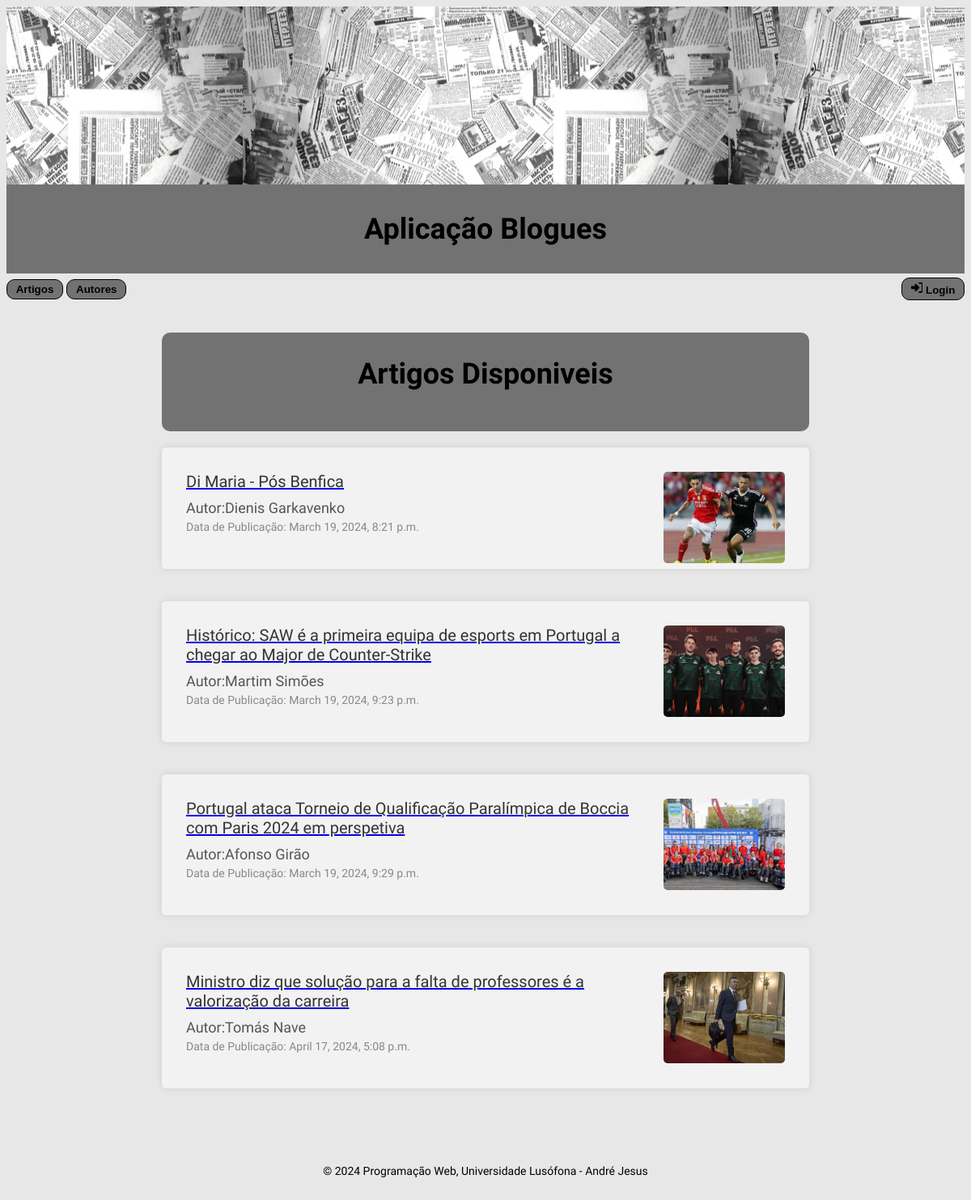
Page /blogues/ on the committed database.
### blogues/models.py (models this page shows, shortened)
class Artigo(models.Model):
    id = models.AutoField(primary_key = True)
    titulo = models.CharField(max_length=200)
    autor = models.ForeignKey('Autor', on_delete=models.CASCADE, related_name='artigos_autor')
    conteudo = models.TextField()
    data_publicacao = models.DateTimeField(auto_now_add=True)
    capa = models.ImageField(upload_to='artigos_photos/', null = True, blank = True, default = None)

class Autor(models.Model):
    id = models.AutoField(primary_key = True)
    nome = models.CharField(max_length=100)
    idade = models.IntegerField()
    email = models.URLField(blank=True, null=True)
    foto = models.ImageField(upload_to='autor_photos/' ,null = True, blank = True, default = None)

### blogues/views.py (the view)
# urls.py: path('', views.artigos, name='artigos'),
def artigos(request):
    userPerm = request.user.groups.filter(name = 'Editores de Artigos').exists() or request.user.is_superuser
    artigos = Artigo.objects.all()
    return render(request, 'blogues/artigos.html', {'artigos': artigos,'userPerm': userPerm})

### blogues/templates/blogues/artigos.html (shortened to what this page needs)
{% extends 'blogues/layout.html' %}
{% block content %}
<div class="container">
    <div class="title-container">
        <div class="title-box">
            <h2 class="title">Artigos Disponiveis</h2>
        </div>
    </div>
    <div class="artigos-list">
        {% for artigo in artigos %}
        <div class="artigo">
            <div class="artigos-item">
                <a href="{% url 'blogues:artigo' artigo.id %}">
                    {% if artigo.capa %}
                    <div class="artigos-capa">
                        <img src="{{ artigo.capa.url }}">
                    </div>
                    {% endif %}
                    <div class="artigos-name">
                        {{ artigo.titulo }}
                    </div>
                </a>
                <div class="autor-item">
                    <div class="autor-nome">
                        <a>Autor:<a href="{% url 'blogues:autor' artigo.autor.id %}">{{ artigo.autor.nome }}</a></a>
                    </div>
                    <div class="data">
                        <p>Data de Publicação: {{ artigo.data_publicacao }}</p>
                    </div>
                </div>
            </div>
        </div>
        {% endfor %}
    </div>
</div>
{% endblock %}

### blogues/templates/blogues/layout.html (shortened to what this page needs)
<html lang="en">
<head>
    {% load static %}
    <link rel="stylesheet" type="text/css" href="{% static 'blogues/estilos.css' %}">
</head>
<body>
    <header>
        <div class="header-image"></div>
        <div class="header-info">
            <div class="header-title">
                <h1>Aplicação Blogues</h1>
            </div>
        </div>
        <div class="header-buttons-container">
            <div class="header-buttons">
                <button class="button-link" onclick="window.location.href='{% url 'blogues:artigos' %}'"><b>Artigos</b></button>
                <button class="button-link" onclick="window.location.href='{% url 'blogues:autores' %}'"><b>Autores</b></button>
            </div>
                <div class="login-buttons">
                    {% if request.user.is_authenticated %}
                        <a href="{% url 'logout' %}"><button><b><svg xmlns="http://www.w3.org/2000/svg" viewBox="0 0 512 512"style="width:2ch; height:2ch" ><path d="M377.9 105.9L500.7 228.7c7.2 7.2 11.3 17.1 11.3 27.3s-4.1 20.1-11.3 27.3L377.9 406.1c-6.4 6.4-15 9.9-24 9.9c-18.7 0-33.9-15.2-33.9-33.9l0-62.1-128 0c-17.7 0-32-14.3-32-32l0-64c0-17.7 14.3-32 32-32l128 0 0-62.1c0-18.7 15.2-33.9 33.9-33.9c9 0 17.6 3.6 24 9.9zM160 96L96 96c-17.7 0-32 14.3-32 32l0 256c0 17.7 14.3 32 32 32l64 0c17.7 0 32 14.3 32 32s-14.3 32-32 32l-64 0c-53 0-96-43-96-96L0 128C0 75 43 32 96 32l64 0c17.7 0 32 14.3 32 32s-14.3 32-32 32z"/></svg>  Logout</b></button></a>
                        <svg xmlns="http://www.w3.org/2000/svg" viewBox="0 0 448 512" style="width:2ch; height:2ch; margin-top:8px"><path d="M224 256A128 128 0 1 0 224 0a128 128 0 1 0 0 256zm-45.7 48C79.8 304 0 383.8 0 482.3C0 498.7 13.3 512 29.7 512H418.3c16.4 0 29.7-13.3 29.7-29.7C448 383.8 368.2 304 269.7 304H178.3z"/></svg>
                    {{request.user.username}}
                    {% else %}
                        <a href="{% url 'login' %}"><b><button> Login</b></a>
                    {% endif %}
                </div>
        </div>
        </header>
    <main>
        {% block content %}
        {% endblock %}
    </main>
        <footer>
            <p>&copy; 2024 Programação Web, Universidade Lusófona - André Jesus</p>
        </footer>
    </body>
</html>

### blogues/static/blogues/estilos.css (style rules this page uses)
body { font-family: "Teko", sans-serif; font-optical-sizing: auto; font-weight: 500; font-style: normal; color: black; font-size: 18px; }
footer { font-size: 14px; color: black; text-align: center; padding: 20px 0; }
.header-title { text-align: center; }
.header-info { background-color: #727272; display: flex; align-items: center; padding: 10px; justify-content: center; margin: 0; text-align: center; box-sizing: border-box; right: 0; left: 0; }
.header-image { background: #7f7f7f url('/static/blogues/depositphotos.jpg') center/cover; background-size: auto; color: white; padding: 10px; text-align: center; position: relative; height: 200px; }
.header-buttons-container { display: flex; justify-content: space-between; align-items: center; border-radius: 20px; text-decoration: none; }
.header-buttons button { display: inline-block; border: 1px solid black; padding: 0.3em 0.8em; border-radius: 10px; cursor: pointer; transition: background-color 0.3s ease; margin-top: 5px; background-color: #727272; text-decoration: none; }
.login-buttons button { display: inline-block; border: 1px solid black; padding: 0.3em 0.8em; border-radius: 10px; cursor: pointer; transition: background-color 0.3s ease; float: right; margin-top: 5px; background-color: #727272; }
.title-container { text-align: center; margin-bottom: 20px; margin-top: 20px; }
.title-box { background-color: #727272; padding: 30px 60px; border-radius: 10px; }
.title { color: black; font-size: 24px; margin: 0; }
.artigo { background-color: #f2f2f2; padding: 30px; margin-bottom: 40px; border-radius: 5px; box-shadow: 0 0 10px rgba(0, 0, 0, 0.1); }
.artigo .artigos-name { color: #333; font-size: 20px; margin-bottom: 10px; }
.autor-nome a { color: #555; text-decoration: none; }
.data p { color: #888; font-size: 14px; margin-top: 5px; }
.artigos-capa { float: right; text-align: center; align-items: center; }
.artigos-capa img { width: 150px; height: 113px; object-fit: cover; border-radius: 5px; }
.container { max-width: 800px; margin: 0 auto; padding: 20px; }
.title { font-size: 2em; margin-bottom: 20px; text-align: center; }

### blogues/templates/blogues/layout.html (style rules this page uses)
body { background: #E7E7E7; }

### rows in the picture
Artigo: capa (picture), titulo "Di Maria - Pós Benfica", autor.nome "Dienis Garkavenko", data_publicacao "March 19, 2024, 8:21 p.m."
Artigo: capa (picture), titulo "Histórico: SAW é a primeira equipa de esports em Portugal a chegar ao Major de Counter-Strike", autor.nome "Martim Simões", data_publicacao "March 19, 2024, 9:23 p.m."
Artigo: capa (picture), titulo "Portugal ataca Torneio de Qualificação Paralímpica de Boccia com Paris 2024 em perspetiva", autor.nome "Afonso Girão", data_publicacao "March 19, 2024, 9:29 p.m."
Artigo: capa (picture), titulo "Ministro diz que solução para a falta de professores é a valorização da carreira", autor.nome "Tomás Nave", data_publicacao "April 17, 2024, 5:08 p.m."
